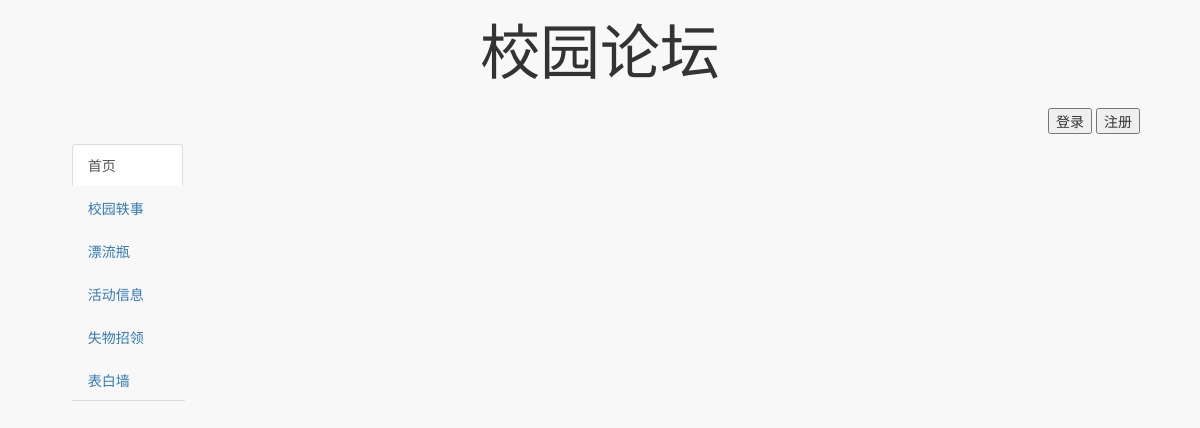
Before: / with the older database file.
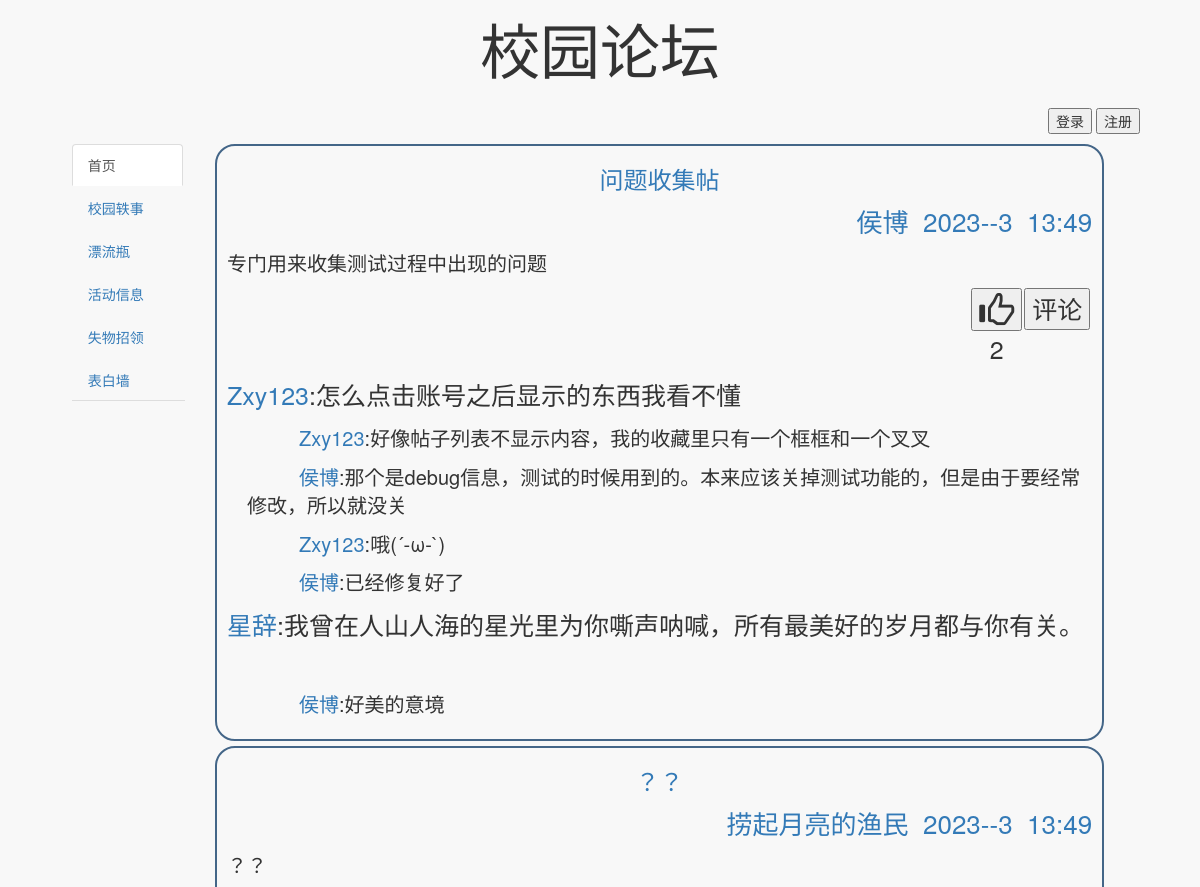
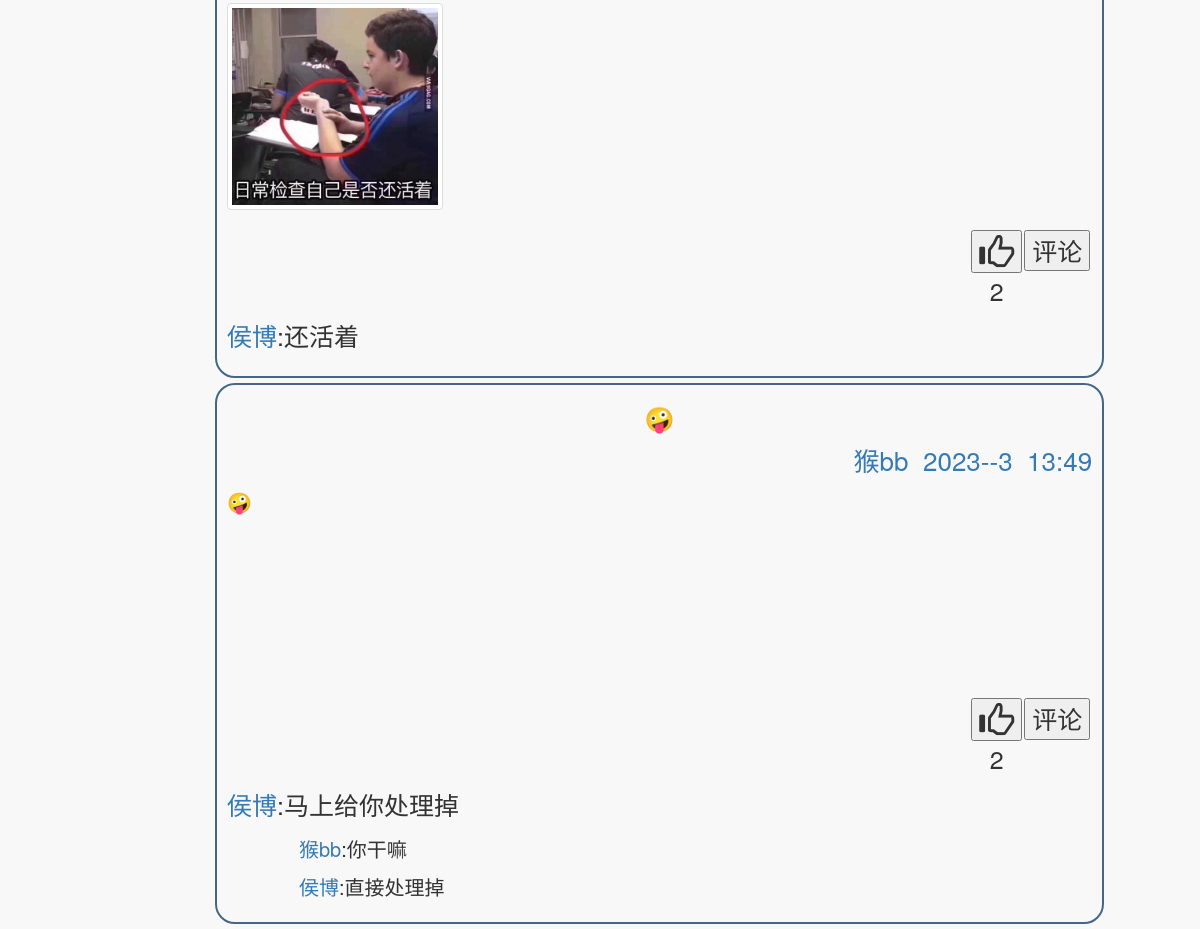
After: the same page with the newer database file (2 pictures, top to bottom).
### forum/models.py (models this page shows)
class Post(models.Model):
    POST_TYPE = (
        ('lostAndFound','lostAndFound'),
        ('anecdoteForum','anecdoteForum'),
        ('driftBottle','driftBottle'),
        ('eventInformation','eventInformation'),
        ('loveWall','loveWall')
        )
    title = models.CharField(
        verbose_name="标题",
        max_length=45,
        null=False)
    context = models.CharField(
        verbose_name="内容",
        null=False,
        max_length=500
    )
    owner = models.ForeignKey(
        UserProfile,
        verbose_name="所有者",
        related_name="ownerNum",
        on_delete=models.CASCADE,
        null=False)
    postType = models.CharField(
        choices=POST_TYPE,
        verbose_name="类型",
        max_length= 50
        )
    publishDate = models.DateField(
        max_length=20,
        default=timezone.now,
        verbose_name='发布日期'
    )
    likesNum = models.IntegerField(
        verbose_name="点赞数",
        null=False,
        default=0
    )
    create_date = models.DateTimeField(
        auto_now_add=True, blank=True, null=True)
    class Meta:
        verbose_name = 'post'
        verbose_name_plural = "post"

class Commit(models.Model):
    userOwner = models.ForeignKey(UserProfile,
                                  related_name='userOwner',
                                  verbose_name='帖子所有者',
                                  null=False,
                                  on_delete=models.CASCADE)
    postOwner = models.ForeignKey(Post,
                                related_name='postConmmits',
                                verbose_name='主帖子',
                                null=True,
                                on_delete=models.CASCADE)
    commitOwner = models.ForeignKey('self',
                                related_name='commitConmmits',
                                verbose_name='主评论',
                                null=True,
                                on_delete=models.CASCADE)
    context = models.CharField(
                                verbose_name="内容",
                                max_length=500,
                                default="",
                                null=False)
    create_date = models.DateTimeField(
        auto_now_add=True, blank=True, null=True)
    class Meta:
        verbose_name = 'Commit'
        verbose_name_plural = 'Commit'

class PostImage(models.Model):
    owner = models.ForeignKey(Post,
                                related_name='postImages',
                                verbose_name='帖子图片',
                                on_delete=models.CASCADE)
    photo = models.ImageField(upload_to='Photos/PostsPhoto',
                              blank=True,
                              verbose_name='帖子图片')
    class Meta:
        verbose_name = 'postIMG'
        verbose_name_plural = 'postIMG'

### user/models.py (models this page shows, shortened)
class UserProfile(AbstractBaseUser):
    SEX = (
        ('男','男'),
        ('女','女'),
        )
    username = models.CharField(
        verbose_name='username',
        max_length=10,
        unique=True, )
    email = models.EmailField(
        verbose_name='email',
        max_length=255,
        null=True,
        blank=True,
        unique=False, )
    headPortrait = models.ImageField(verbose_name="头像",null=True,upload_to="Photos/headPortrait")
    nickName = models.CharField(verbose_name="昵称",null=False,max_length=15,default="default")
    phone = models.CharField(max_length=128, null=True, blank=True)
    qq = models.CharField(max_length=128, null=True, blank=True)
    wechat = models.CharField(max_length=128, null=True, blank=True)
    sex = models.CharField(max_length=45, null=True, blank=True,choices=SEX)
    personalSignature = models.CharField(verbose_name="个性签名",max_length=500, null=True,blank=True)
    is_active = models.BooleanField(verbose_name='是否可用', default=True)
    is_admin = models.BooleanField(verbose_name='是否管理员', default=False)
    create_date = models.DateTimeField(
        auto_now_add=True, blank=True, null=True)
    update_date = models.DateTimeField(blank=True, null=True, auto_now=True)
    objects = UserProfileManager()
    USERNAME_FIELD = 'username'
    class Meta:
        verbose_name = 'user'
        verbose_name_plural = "user"

### home/views.py (the view, shortened to what this page needs)
# urls.py: 2. Add a URL to urlpatterns:  path('', views.home, name='home')
@csrf_exempt
def home(request):
    postList = Post.objects.all().order_by("-likesNum")
    p = Paginator(postList,10)
    if p.num_pages <= 1:
        pageData = ''
    return render(request,'home.html',{'active_menu':'home','postList':postList,'pageData': pageData,})

### home/templates/home.html (shortened to what this page needs)
{% extends "base.html" %}
{% load staticfiles %}
{% block right-main-container %}
<div id="postList" class="col-xs-12 col-md-11">
    {% for post in postList %}
    <div class="post row" id="{{post.id}}">
        <div class="postTitle">
            <a href="{% url 'findForumById' post.id %}"><h3>{{ post.title }}</h3></a>
        </div>
        <div class="postAuthor">
            <a href="{% url 'userInfo' post.owner.username %}">
                <p>{{post.owner.nickName}}&nbsp;
                {{post.create_date.year}}-{{post.create_date.mouth}}-{{post.create_date.day}}&nbsp;
                {{post.create_date.hour}}:{{post.create_date.minute}}
                </p>
            </a>
        </div>
        <div class="postContext">
            <p>{{ post.context}}</p>
        </div>
        <div class="imgList">
            {% for img in post.postImages.all %}
                {% if forloop.counter0 < 4 %}
                    {% if forloop.counter0 == 3 %}
                    <a href="{% url 'findForumById' post.id %}" class="thumbnail col-xs-6 col-md-3" style="text-align: center;">
                        <div class="bg">
                            <p>。。。</p>
                        </div>
                        <img src="{{img.photo.url}}"  class="lastImg">
                    </a>
                    {% else %}
                    <img class="thumbnail col-xs-6 col-md-3" src="{{img.photo.url}}">
                    {% endif %}
                {% endif %}
            {% endfor %}
        </div>
        <div class="options">
            <div class="makeCommit">
                <button class="makePostCommit">评论</button>
            </div>
            <div class="like">
                <button class="likePost" type="button">
                    <span class="glyphicon glyphicon-thumbs-up"></span>
                </button>
                <p>{{post.likesNum}}</p>
            </div>
        </div>
        <div class="commits">
            {% for commit in post.postConmmits.all %}
                <div class="commit" data-id="{{commit.id}}">
                    <div class="postCommit" data-id="{{commit.id}}">
                        <p>
                            <a href="{% url 'userInfo' commit.userOwner.username %}">{{commit.userOwner.nickName}}</a>:{{commit.context}}
                        </p>
                    </div>
                    <div class="commitCommits">
                    {% for innerCommit in commit.commitConmmits.all %}
                        <div class="commitCommit" data-id="{{innerCommit.id}}">
                            <p>
                                <a href="{% url 'userInfo' innerCommit.userOwner.username %}">{{innerCommit.userOwner.nickName}}</a>:{{innerCommit.context}}
                            </p>
                        </div>
                    {% endfor %}
                    </div>
                </div>
            {% endfor %}
        </div>
    </div>
    {% endfor %}
</div>
<div class="col-xs-0 col-md-1">
</div>
{% endblock %}

### templates/base.html (shortened to what this page needs)
{% load staticfiles %}
<!DOCTYPE html>
<html lang="en">
<head>
    <link href="{% static 'css/bootstrap.css' %}" rel="stylesheet">
    <link href="{% static 'css/base.css' %}" rel="stylesheet">
    <link href="{% static 'css/post.css' %}" rel="stylesheet">
</head>
<body id="body">
    <div id="top-container">
        <p id="title">校园论坛</p>
        {% if request.user.is_authenticated %}
        <a href="{% url 'userInfo' request.user.username %}" style="float: right; margin-right: 5%;">{{request.user.nickName}}</a>
        <p style="float: right;padding-left: 2px;padding-right: 2px;">|</p>
        <a href="{% url 'log' 'logout' %}" style="float: right;" id="logout">退出登录</a>
        {% else %}
        <div id="login-group">
            <button id="sign-in">登录</button>
            <button id="sign-up">注册</button>
        </div>
        {% endif %}
    </div>
    <div id="main-container">
        <div id="left-main-container" class="col-xs-2 col-md-2">
            <div class="col-xs-4 col-md-4"></div>
            <ul class="nav nav-tabs nav-stacked col-xs-8 col-md-8" id="base-nav">
                <li role="presentation" id="home"><a href="{% url 'home' %}">首页</a></li>
                <li role="presentation" id="anecdoteForum"><a href="{% url 'forum' 'anecdoteForum' %}">校园轶事</a></li>
                <li role="presentation" id="driftBottle"><a href="{% url 'forum' 'driftBottle' %}">漂流瓶</a></li>
                <li role="presentation" id="eventInformation"><a href="{% url 'forum' 'eventInformation' %}">活动信息</a></li>
                <li role="presentation" id="lostAndFound"><a href="{% url 'forum' 'lostAndFound' %}">失物招领</a></li>
                <li role="presentation" id="loveWall"><a href="{% url 'forum' 'loveWall' %}">表白墙</a></li>
            </ul>
        </div>
        <div id="right-main-container" class="col-xs-10 col-md-10 container">
            {% block right-main-container %}
            {% endblock %}
        </div>
    </div>
</body>
</html>

### static/css/base.css (style rules this page uses)
#body { background-color: #f8f8f8; }
#top-container { width: 100%; height: auto; padding-bottom: 5px; }
#title { margin-top: 1%; text-align: center; font-size: 5vw; font-family: "古风字体"; }
#base-nav { padding-right: 0px; }
#right-main-container { height: auto; }
#main-container { padding-top: 5px; width: 100%; height: auto; }
#login-group { height: aoto; float: right; margin-right: 5%; }

### static/css/post.css (style rules this page uses)
.post { height: auto; position: relative; padding-left: 10px; padding-bottom: 10px; padding-right: 10px; font-size: 26px; border:2px solid #468; border-radius: 20px; margin-bottom: 5px; }
.post div h3 { text-align: center; }
.imgList { width: 100%; float: left; }
#postList { float: left; }
.options { width: 100%; float: right; }
.likePost { font-size: 2vw; float: right; display: flex; }
.likePost span { padding-top: 2px; }
.like { float: right; padding-right: 2px; }
.commits { width: 100%; float: left; }
.commitCommits { text-indent: 2em; }
.makeCommit { float: right; padding-right: 2px; font-size: 1.5vw; }
@media only screen and (min-width: 990px) and (max-width: 1920px) { .postAuthor a p { text-align: right; } }
@media only screen and (min-width: 990px) and (max-width: 1920px) { .postCommit p { font-size: 25px; } }
@media only screen and (min-width: 990px) and (max-width: 1920px) { .commitCommit p { font-size: 20px; padding-left: 1em; } }
@media only screen and (min-width: 990px) and (max-width: 1920px) { .makePostCommit { font-size: 25px; } }
@media only screen and (min-width: 990px) and (max-width: 1920px) { .like .likePost { font-size: 35px; } }
@media only screen and (min-width: 990px) and (max-width: 1920px) { .like p { text-align: center; font-size: 25px; } }
@media only screen and (min-width: 990px) and (max-width: 1920px) { .post .postContext p { font-size: 20px; word-break: break-all; word-wrap: break-word; white-space: pre-wrap; max-height: 200px; overflow: hidden; } }

Changed rows visible on the page:
added Post: title "问题收集帖", owner.nickName "侯博", create_date.year "2023", create_date.day "3", create_date.hour "13", create_date.minute "49", context "专门用来收集测试过程中出现的问题", likesNum "2"
added Commit: userOwner.nickName "Zxy123", context "怎么点击账号之后显示的东西我看不懂", shown under "问题收集帖"
added Commit: userOwner.nickName "Zxy123", context "好像帖子列表不显示内容，我的收藏里只有一个框框和一个叉叉"
added Commit: userOwner.nickName "侯博", context "那个是debug信息，测试的时候用到的。本来应该关掉测试功能的，但是由于要经常修改，所以就没关", shown under "Zxy123"
added Commit: userOwner.nickName "Zxy123", context "哦(´-ω-`)"
added Commit: userOwner.nickName "侯博", context "已经修复好了", shown under "Zxy123"
added Commit: userOwner.nickName "星辞", context "我曾在人山人海的星光里为你嘶声呐喊，所有最美好的岁月都与你有关。", shown under "问题收集帖"
added Commit: userOwner.nickName "侯博", context "好美的意境", shown under "星辞"
added Post: title "？？", owner.nickName "捞起月亮的渔民", create_date.year "2023", create_date.day "3", create_date.hour "13", create_date.minute "49", context "？？", likesNum "2"
added PostImage: photo (picture)
added Commit: userOwner.nickName "侯博", context "还活着", shown under "捞起月亮的渔民"
added Post: title "🤪", owner.nickName "猴bb", create_date.year "2023", create_date.day "3", create_date.hour "13", create_date.minute "49", context "🤪…", likesNum "2"
added Commit: userOwner.nickName "侯博", context "马上给你处理掉", shown under "猴bb"
added Commit: userOwner.nickName "猴bb", context "你干嘛", shown under "侯博"
added Commit: userOwner.nickName "侯博", context "直接处理掉"
